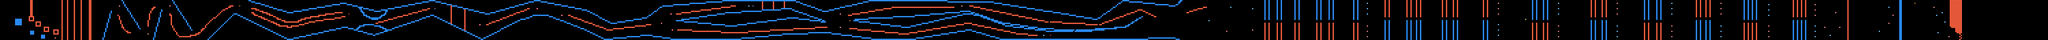

A 2D game scene composited from a Tiled map and its tileset images. What follows is a short description and the map's XML, with each tile layer's data collapsed to a summary:
An orthogonal 1500x30 tile map with 8x8 px tiles, 1 tile layer (layer).

<map version="1.0" orientation="orthogonal" width="1500" height="30" tilewidth="8" tileheight="8">
 <tileset firstgid="1" name="chip" tilewidth="8" tileheight="8">
  <image source="chip.png" width="128" height="128" />
 </tileset>
 <layer name="layer" width="1500" height="30">
  <properties>
   <property name="object" value="true" />
  </properties>
  <data>[45000 cells, 5153 non-empty, 9 distinct tile ids]</data>
 </layer>
</map>
